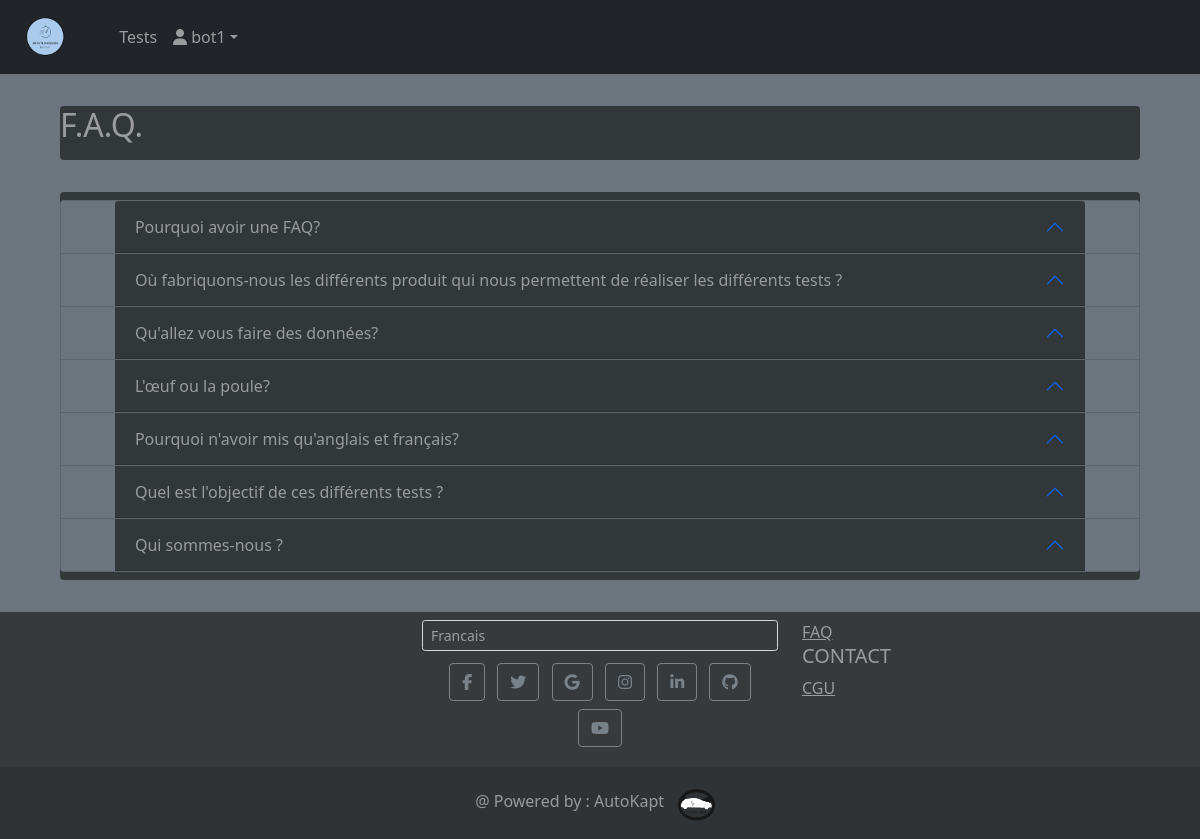
The page /View/faq.php (signed in) on the database its author committed.
### tables this page shows
CREATE TABLE `faq` (
  `faqId` int(11) NOT NULL,
  `faqQuestion` text NOT NULL,
  `faqAnswer` text NOT NULL,
  `faqLanguage` varchar(2) DEFAULT NULL
);

### Model/functions.inc.php (the view, shortened to what this page needs)
<?php
function showFAQ($conn, $language){
    $sql = "SELECT * FROM faq WHERE faqLanguage=?;";
    $stmt = mysqli_stmt_init($conn);
    if(!mysqli_stmt_prepare($stmt, $sql)){
        echo "error3";
        exit();
    } else {
        mysqli_stmt_bind_param($stmt, "s", $language);
        mysqli_stmt_execute($stmt);
    }
    $result = mysqli_stmt_get_result($stmt);
    while ($rows = mysqli_fetch_assoc($result)){
        echo '
        <div class="accordion-item bg-secondary text-white-50">
				<h2 class="accordion-header pt-0" id="heading' .$rows['faqId'] . '">
				<button class="accordion-button dark2 text-white-50" type="button" data-bs-toggle="collapse" data-bs-target="#collapse' .$rows['faqId'] . '" aria-expanded="false" aria-controls="collapse' .$rows['faqId'] . '">
                    ' . $rows['faqQuestion'] . '
				</button>
				</h2>
				<div id="collapse' .$rows['faqId'] . '" class="accordion-collapse collapse" aria-labelledby="heading' .$rows['faqId'] . '" data-bs-parent="#accordionFAQ">
				<div class="accordion-body">
                ' . $rows['faqAnswer'] . '
				</div>
				</div>
			</div>
        ';
    }
}

### CSS/style.css (style rules this page uses)
body { font-family: "Advent Pro", sans-serif; padding: 0; margin: 0; }
*, *::before, *::after { margin: 0; padding: 0; box-sizing: inherit; }
html { box-sizing: border-box; }
.dark2 { background-color: #32373a !important; }
.accordion-header { width: 90% !important; text-align: justify; margin-left: auto; margin-right: auto; }

### rows shown on the page
faq: faqQuestion "Pourquoi avoir une FAQ?"
faq: faqQuestion "Où fabriquons-nous les différents produit qui nous permettent de réaliser les différents tests ?"
faq: faqQuestion "Qu'allez vous faire des données?"
faq: faqQuestion "L'œuf ou la poule?"
faq: faqQuestion "Pourquoi n'avoir mis qu'anglais et français?"
faq: faqQuestion "Quel est l'objectif de ces différents tests ?"
faq: faqQuestion "Qui sommes-nous ?"

### other values the page prints
$_SESSION["userUsername"] "bot1"
